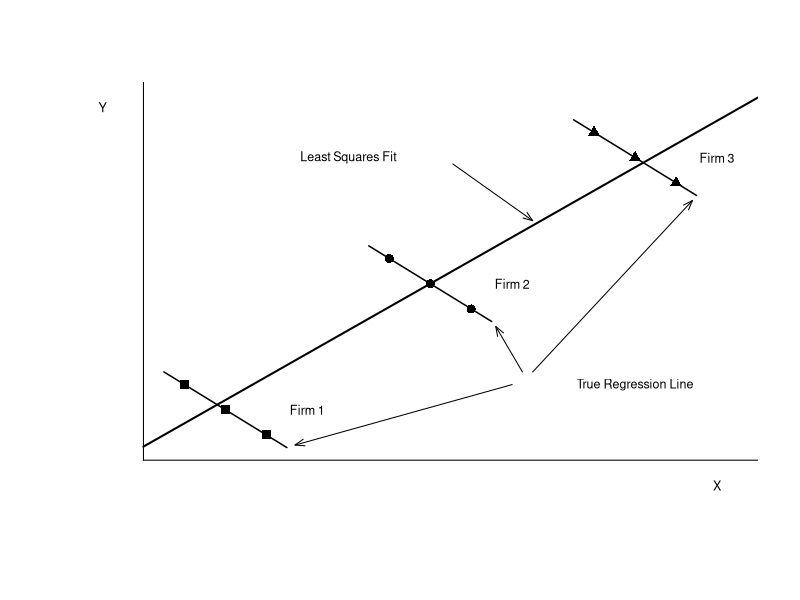
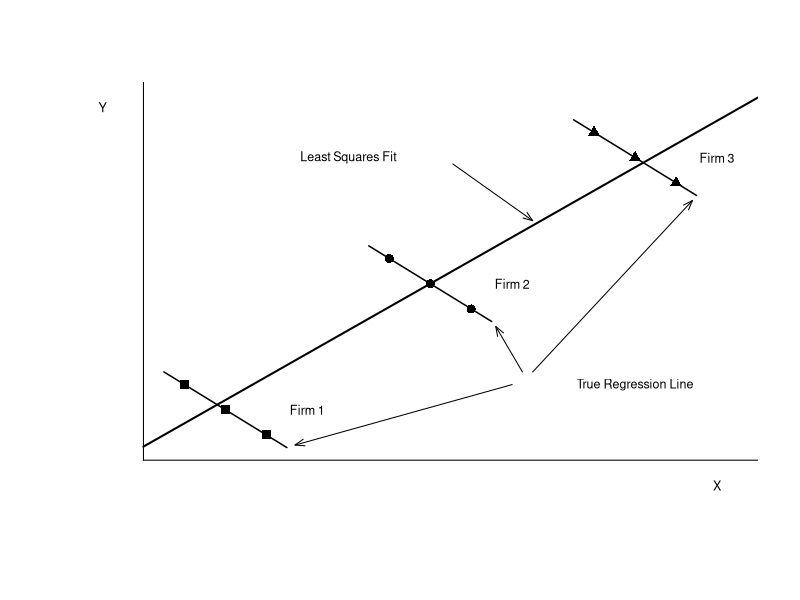

The R script that drew these images, in order:
#########################################################################
##  This file generates Figure 17.1
##  Fixed Effect Bias
#########################################################################

y <- as.matrix(c(1,2,3,6,7,8,11,12,13))
x <- as.matrix(c(3,2,1,8,7,6,13,12,11))
z <- cbind(matrix(1,9,1),x)
beta <- solve(t(z)%*%z,t(z)%*%y)

xx <- seq(0,15,.01)
f <- beta[1]+xx*beta[2]

x1 <- x[1:3]
y1 <- y[1:3]
x2 <- x[4:6]
y2 <- y[4:6]
x3 <- x[7:9]
y3 <- y[7:9]

pdf("HANSEN17-1.pdf",family="Helvetica",colormodel='cmyk',width=4.5,height=4.5)
plot(xx,f,type="l",lty=1,ylab="",xlab="",xaxs="i",yaxs="i",ylim=c(-1.5,15),xlim=c(-1.5,15),xaxt="n",yaxt="n",cex.lab=.75,bty="n",lwd=2)
points(x1,y1,pch=15,cex=1.2)
points(x2,y2,pch=16,cex=1.2)
points(x3,y3,pch=17,cex=1.2)
lines(c(.5,3.5),c(3.5,.5),lwd=1.5)
lines(c(5.5,8.5),c(8.5,5.5),lwd=1.5)
lines(c(10.5,13.5),c(13.5,10.5),lwd=1.5)
lines(c(0,15),c(0,0))
lines(c(0,0),c(0,15))
text(5,12,"Least Squares Fit",cex=.75)
arrows(7.55,11.75,9.5,9.5,angle=20,length=.1)
text(4,2,"Firm 1",cex=.75)
text(9,7,"Firm 2",cex=.75)
text(14,12,"Firm 3",cex=.75)
text(14,-1,"X",cex=.75)
text(-1,14,"Y",cex=.75)
text(12,3,"True Regression Line",cex=.75)
arrows(9,3,3.7,0.6,angle=20,length=.1)
arrows(9.25,3.5,8.6,5.3,angle=20,length=.1)
arrows(9.5,3.5,13.4,10.3,angle=20,length=.1)
dev.off()

postscript("HANSEN17-1.eps",paper="special",width=4.5,height=4.5,horizontal=FALSE,onefile=FALSE,family="Helvetica",colormodel='cmyk')
plot(xx,f,type="l",lty=1,ylab="",xlab="",xaxs="i",yaxs="i",ylim=c(-1.5,15),xlim=c(-1.5,15),xaxt="n",yaxt="n",cex.lab=.75,bty="n",lwd=2)
points(x1,y1,pch=15,cex=1.2)
points(x2,y2,pch=16,cex=1.2)
points(x3,y3,pch=17,cex=1.2)
lines(c(.5,3.5),c(3.5,.5),lwd=1.5)
lines(c(5.5,8.5),c(8.5,5.5),lwd=1.5)
lines(c(10.5,13.5),c(13.5,10.5),lwd=1.5)
lines(c(0,15),c(0,0))
lines(c(0,0),c(0,15))
text(5,12,"Least Squares Fit",cex=.75)
arrows(7.55,11.75,9.5,9.5,angle=20,length=.1)
text(4,2,"Firm 1",cex=.75)
text(9,7,"Firm 2",cex=.75)
text(14,12,"Firm 3",cex=.75)
text(14,-1,"X",cex=.75)
text(-1,14,"Y",cex=.75)
text(12,3,"True Regression Line",cex=.75)
arrows(9,3,3.7,0.6,angle=20,length=.1)
arrows(9.25,3.5,8.6,5.3,angle=20,length=.1)
arrows(9.5,3.5,13.4,10.3,angle=20,length=.1)
dev.off()
